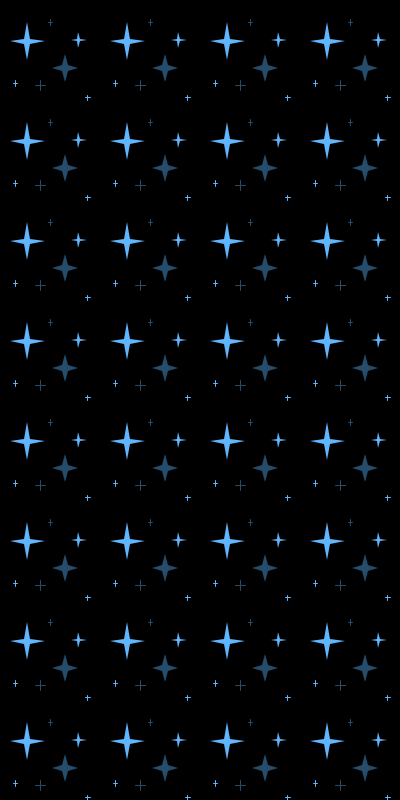
Frame 1 (no input)
Frame 60 (the mouse pressed at the canvas centre just before this capture): identical to frame 1, image omitted
Frame 120 (the mouse held since frame 60 and released just before this capture): identical to frame 1, image omitted

The Processing sketch that drew this single still picture (run headless with seeded random() and noise(); from frame 60 on, the mouse is pressed at the canvas centre):

// Processing sketch: processing_22724
// ── processing_22724.pde

///////////////////////////////////////////////
/// Written by Ben Jack, 14th February 2011 ///
///////////////////////////////////////////////
 
 
//what happens if you change these both to 50? what are they doing to the pattern?
int patternSeperationX = 100;
int patternSeperationY = 100;
 
 
void setup(){
  size(400,800);
  smooth();

   
  //the white box simply shows you the space your pattern gets drawn in
  fill(255);
  noStroke();
  rect(0,0,patternSeperationX,patternSeperationY);
  stroke(0);
  background(#000000);
   
  for(int i = 0; i < width/patternSeperationX; i++){
      for(int j = 0; j < height/patternSeperationY; j++){
        pushMatrix();
        translate(i*patternSeperationX, j*patternSeperationY);
        yourFunction();
        popMatrix();
      }
  }
   
}
 
 
void draw()
{
  //This is here so the program keeps running and the screengrab will work
}
 
 
void yourFunction(){
   
  //-------------------------------------YOUR PATTERN GOES IN HERE-------------------------------
  //try making pleasant designs :-)
   
  
  
fill(#5FB6FF);
noStroke();
beginShape();
vertex(10, 41);
vertex(24, 39);
vertex(27, 22);
vertex(30, 39);
vertex(45, 41);
vertex(30, 44);
vertex(27, 60);
vertex(24, 44);
endShape(CLOSE);

fill(#264C6C);
noStroke();
beginShape();
vertex(65, 54);
vertex(68, 65);
vertex(78, 68);
vertex(68, 71);
vertex(65, 82);
vertex(62, 71);
vertex(52, 68);
vertex(62, 65);
endShape(CLOSE);

fill(#5FB6FF);
noStroke();
beginShape();
vertex(78, 32);
vertex(80, 39);
vertex(87, 40);
vertex(80, 41);
vertex(78, 48);
vertex(77, 41);
vertex(71, 40);
vertex(77, 39);
endShape(CLOSE);

stroke(#264C6C);
line(50, 19, 50, 25);
stroke(#264C6C);
line(48, 22, 52, 22);

stroke(#5FB6FF);
line(15, 80, 15, 86);
stroke(#5FB6FF);
line(13, 83, 17, 83);

stroke(#264C6C);
line(40, 80, 40, 90);
stroke(#264C6C);
line(35, 85, 45, 85);

stroke(#5FB6FF);
line(85, 97, 90, 97);
stroke(#5FB6FF);
line(87, 100, 87, 95);
   
}
 
 void keyPressed() {
 save("wallpaper3.png");
}
